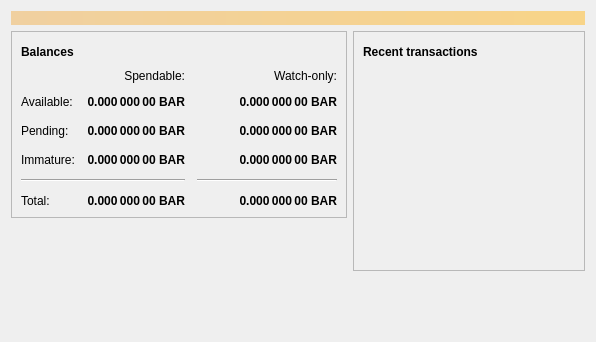
<?xml version="1.0" encoding="UTF-8"?>
<ui version="4.0">
 <class>OverviewPage</class>
 <widget class="QWidget" name="OverviewPage">
  <property name="geometry">
   <rect>
    <x>0</x>
    <y>0</y>
    <width>596</width>
    <height>342</height>
   </rect>
  </property>
  <property name="windowTitle">
   <string>Form</string>
  </property>
  <layout class="QVBoxLayout" name="topLayout">
   <item>
    <widget class="QLabel" name="labelAlerts">
     <property name="visible">
      <bool>false</bool>
     </property>
     <property name="styleSheet">
      <string notr="true">QLabel { background-color: qlineargradient(x1: 0, y1: 0, x2: 1, y2: 0, stop:0 #F0D0A0, stop:1 #F8D488); color:#000000; }</string>
     </property>
     <property name="wordWrap">
      <bool>true</bool>
     </property>
     <property name="margin">
      <number>3</number>
     </property>
     <property name="textInteractionFlags">
      <set>Qt::TextSelectableByMouse</set>
     </property>
    </widget>
   </item>
   <item>
    <layout class="QHBoxLayout" name="horizontalLayout" stretch="1,1">
     <item>
      <layout class="QVBoxLayout" name="verticalLayout_2">
       <item>
        <widget class="QFrame" name="frame">
         <property name="frameShape">
          <enum>QFrame::StyledPanel</enum>
         </property>
         <property name="frameShadow">
          <enum>QFrame::Raised</enum>
         </property>
         <layout class="QVBoxLayout" name="verticalLayout_4">
          <item>
           <layout class="QHBoxLayout" name="horizontalLayout_4">
            <item>
             <widget class="QLabel" name="label_5">
              <property name="font">
               <font>
                <weight>75</weight>
                <bold>true</bold>
               </font>
              </property>
              <property name="text">
               <string>Balances</string>
              </property>
             </widget>
            </item>
            <item>
             <widget class="QPushButton" name="labelWalletStatus">
              <property name="enabled">
               <bool>true</bool>
              </property>
              <property name="maximumSize">
               <size>
                <width>30</width>
                <height>16777215</height>
               </size>
              </property>
              <property name="toolTip">
               <string>The displayed information may be out of date. Your wallet automatically synchronizes with the Barcoin network after a connection is established, but this process has not completed yet.</string>
              </property>
              <property name="text">
               <string/>
              </property>
              <property name="icon">
               <iconset resource="../bitcoin.qrc">
                <normaloff>:/icons/warning</normaloff>
                <disabledoff>:/icons/warning</disabledoff>:/icons/warning</iconset>
              </property>
              <property name="iconSize">
               <size>
                <width>24</width>
                <height>24</height>
               </size>
              </property>
              <property name="flat">
               <bool>true</bool>
              </property>
             </widget>
            </item>
            <item>
             <spacer name="horizontalSpacer_3">
              <property name="orientation">
               <enum>Qt::Horizontal</enum>
              </property>
              <property name="sizeHint" stdset="0">
               <size>
                <width>40</width>
                <height>20</height>
               </size>
              </property>
             </spacer>
            </item>
           </layout>
          </item>
          <item>
           <layout class="QGridLayout" name="gridLayout">
            <property name="spacing">
             <number>12</number>
            </property>
            <item row="2" column="2">
             <widget class="QLabel" name="labelWatchPending">
              <property name="font">
               <font>
                <weight>75</weight>
                <bold>true</bold>
               </font>
              </property>
              <property name="cursor">
               <cursorShape>IBeamCursor</cursorShape>
              </property>
              <property name="toolTip">
               <string>Unconfirmed transactions to watch-only addresses</string>
              </property>
              <property name="text">
               <string notr="true">0.000 000 00 BAR</string>
              </property>
              <property name="alignment">
               <set>Qt::AlignRight|Qt::AlignTrailing|Qt::AlignVCenter</set>
              </property>
              <property name="textInteractionFlags">
               <set>Qt::LinksAccessibleByMouse|Qt::TextSelectableByKeyboard|Qt::TextSelectableByMouse</set>
              </property>
             </widget>
            </item>
            <item row="2" column="1">
             <widget class="QLabel" name="labelUnconfirmed">
              <property name="font">
               <font>
                <weight>75</weight>
                <bold>true</bold>
               </font>
              </property>
              <property name="cursor">
               <cursorShape>IBeamCursor</cursorShape>
              </property>
              <property name="toolTip">
               <string>Total of transactions that have yet to be confirmed, and do not yet count toward the spendable balance</string>
              </property>
              <property name="text">
               <string notr="true">0.000 000 00 BAR</string>
              </property>
              <property name="alignment">
               <set>Qt::AlignRight|Qt::AlignTrailing|Qt::AlignVCenter</set>
              </property>
              <property name="textInteractionFlags">
               <set>Qt::LinksAccessibleByMouse|Qt::TextSelectableByKeyboard|Qt::TextSelectableByMouse</set>
              </property>
             </widget>
            </item>
            <item row="3" column="2">
             <widget class="QLabel" name="labelWatchImmature">
              <property name="font">
               <font>
                <weight>75</weight>
                <bold>true</bold>
               </font>
              </property>
              <property name="cursor">
               <cursorShape>IBeamCursor</cursorShape>
              </property>
              <property name="toolTip">
               <string>Mined balance in watch-only addresses that has not yet matured</string>
              </property>
              <property name="text">
               <string notr="true">0.000 000 00 BAR</string>
              </property>
              <property name="alignment">
               <set>Qt::AlignRight|Qt::AlignTrailing|Qt::AlignVCenter</set>
              </property>
              <property name="textInteractionFlags">
               <set>Qt::LinksAccessibleByMouse|Qt::TextSelectableByKeyboard|Qt::TextSelectableByMouse</set>
              </property>
             </widget>
            </item>
            <item row="4" column="0" colspan="2">
             <widget class="Line" name="line">
              <property name="orientation">
               <enum>Qt::Horizontal</enum>
              </property>
             </widget>
            </item>
            <item row="4" column="2">
             <widget class="Line" name="lineWatchBalance">
              <property name="sizePolicy">
               <sizepolicy hsizetype="Preferred" vsizetype="Fixed">
                <horstretch>0</horstretch>
                <verstretch>0</verstretch>
               </sizepolicy>
              </property>
              <property name="minimumSize">
               <size>
                <width>140</width>
                <height>0</height>
               </size>
              </property>
              <property name="orientation">
               <enum>Qt::Horizontal</enum>
              </property>
             </widget>
            </item>
            <item row="5" column="0">
             <widget class="QLabel" name="labelTotalText">
              <property name="text">
               <string>Total:</string>
              </property>
             </widget>
            </item>
            <item row="3" column="1">
             <widget class="QLabel" name="labelImmature">
              <property name="font">
               <font>
                <weight>75</weight>
                <bold>true</bold>
               </font>
              </property>
              <property name="cursor">
               <cursorShape>IBeamCursor</cursorShape>
              </property>
              <property name="toolTip">
               <string>Mined balance that has not yet matured</string>
              </property>
              <property name="text">
               <string notr="true">0.000 000 00 BAR</string>
              </property>
              <property name="alignment">
               <set>Qt::AlignRight|Qt::AlignTrailing|Qt::AlignVCenter</set>
              </property>
              <property name="textInteractionFlags">
               <set>Qt::LinksAccessibleByMouse|Qt::TextSelectableByKeyboard|Qt::TextSelectableByMouse</set>
              </property>
             </widget>
            </item>
            <item row="2" column="3">
             <spacer name="horizontalSpacer_2">
              <property name="orientation">
               <enum>Qt::Horizontal</enum>
              </property>
              <property name="sizeHint" stdset="0">
               <size>
                <width>40</width>
                <height>20</height>
               </size>
              </property>
             </spacer>
            </item>
            <item row="3" column="0">
             <widget class="QLabel" name="labelImmatureText">
              <property name="text">
               <string>Immature:</string>
              </property>
             </widget>
            </item>
            <item row="5" column="1">
             <widget class="QLabel" name="labelTotal">
              <property name="font">
               <font>
                <weight>75</weight>
                <bold>true</bold>
               </font>
              </property>
              <property name="cursor">
               <cursorShape>IBeamCursor</cursorShape>
              </property>
              <property name="toolTip">
               <string>Your current total balance</string>
              </property>
              <property name="text">
               <string notr="true">0.000 000 00 BAR</string>
              </property>
              <property name="alignment">
               <set>Qt::AlignRight|Qt::AlignTrailing|Qt::AlignVCenter</set>
              </property>
              <property name="textInteractionFlags">
               <set>Qt::LinksAccessibleByMouse|Qt::TextSelectableByKeyboard|Qt::TextSelectableByMouse</set>
              </property>
             </widget>
            </item>
            <item row="5" column="2">
             <widget class="QLabel" name="labelWatchTotal">
              <property name="font">
               <font>
                <weight>75</weight>
                <bold>true</bold>
               </font>
              </property>
              <property name="cursor">
               <cursorShape>IBeamCursor</cursorShape>
              </property>
              <property name="toolTip">
               <string>Current total balance in watch-only addresses</string>
              </property>
              <property name="text">
               <string notr="true">0.000 000 00 BAR</string>
              </property>
              <property name="alignment">
               <set>Qt::AlignRight|Qt::AlignTrailing|Qt::AlignVCenter</set>
              </property>
              <property name="textInteractionFlags">
               <set>Qt::LinksAccessibleByMouse|Qt::TextSelectableByKeyboard|Qt::TextSelectableByMouse</set>
              </property>
             </widget>
            </item>
            <item row="0" column="2">
             <widget class="QLabel" name="labelWatchonly">
              <property name="text">
               <string>Watch-only:</string>
              </property>
              <property name="alignment">
               <set>Qt::AlignRight|Qt::AlignTrailing|Qt::AlignVCenter</set>
              </property>
             </widget>
            </item>
            <item row="1" column="0">
             <widget class="QLabel" name="labelBalanceText">
              <property name="text">
               <string>Available:</string>
              </property>
             </widget>
            </item>
            <item row="1" column="1">
             <widget class="QLabel" name="labelBalance">
              <property name="font">
               <font>
                <weight>75</weight>
                <bold>true</bold>
               </font>
              </property>
              <property name="cursor">
               <cursorShape>IBeamCursor</cursorShape>
              </property>
              <property name="toolTip">
               <string>Your current spendable balance</string>
              </property>
              <property name="text">
               <string notr="true">0.000 000 00 BAR</string>
              </property>
              <property name="alignment">
               <set>Qt::AlignRight|Qt::AlignTrailing|Qt::AlignVCenter</set>
              </property>
              <property name="textInteractionFlags">
               <set>Qt::LinksAccessibleByMouse|Qt::TextSelectableByKeyboard|Qt::TextSelectableByMouse</set>
              </property>
             </widget>
            </item>
            <item row="1" column="2">
             <widget class="QLabel" name="labelWatchAvailable">
              <property name="font">
               <font>
                <weight>75</weight>
                <bold>true</bold>
               </font>
              </property>
              <property name="cursor">
               <cursorShape>IBeamCursor</cursorShape>
              </property>
              <property name="toolTip">
               <string>Your current balance in watch-only addresses</string>
              </property>
              <property name="text">
               <string notr="true">0.000 000 00 BAR</string>
              </property>
              <property name="alignment">
               <set>Qt::AlignRight|Qt::AlignTrailing|Qt::AlignVCenter</set>
              </property>
              <property name="textInteractionFlags">
               <set>Qt::LinksAccessibleByMouse|Qt::TextSelectableByKeyboard|Qt::TextSelectableByMouse</set>
              </property>
             </widget>
            </item>
            <item row="2" column="0">
             <widget class="QLabel" name="labelPendingText">
              <property name="text">
               <string>Pending:</string>
              </property>
             </widget>
            </item>
            <item row="0" column="1">
             <widget class="QLabel" name="labelSpendable">
              <property name="text">
               <string>Spendable:</string>
              </property>
              <property name="alignment">
               <set>Qt::AlignRight|Qt::AlignTrailing|Qt::AlignVCenter</set>
              </property>
             </widget>
            </item>
           </layout>
          </item>
         </layout>
        </widget>
       </item>
       <item>
        <spacer name="verticalSpacer">
         <property name="orientation">
          <enum>Qt::Vertical</enum>
         </property>
         <property name="sizeHint" stdset="0">
          <size>
           <width>20</width>
           <height>40</height>
          </size>
         </property>
        </spacer>
       </item>
      </layout>
     </item>
     <item>
      <layout class="QVBoxLayout" name="verticalLayout_3">
       <item>
        <widget class="QFrame" name="frame_2">
         <property name="frameShape">
          <enum>QFrame::StyledPanel</enum>
         </property>
         <property name="frameShadow">
          <enum>QFrame::Raised</enum>
         </property>
         <layout class="QVBoxLayout" name="verticalLayout">
          <item>
           <layout class="QHBoxLayout" name="horizontalLayout_2">
            <item>
             <widget class="QLabel" name="label_4">
              <property name="font">
               <font>
                <weight>75</weight>
                <bold>true</bold>
               </font>
              </property>
              <property name="text">
               <string>Recent transactions</string>
              </property>
             </widget>
            </item>
            <item>
             <widget class="QPushButton" name="labelTransactionsStatus">
              <property name="enabled">
               <bool>true</bool>
              </property>
              <property name="maximumSize">
               <size>
                <width>30</width>
                <height>16777215</height>
               </size>
              </property>
              <property name="toolTip">
               <string>The displayed information may be out of date. Your wallet automatically synchronizes with the Barcoin network after a connection is established, but this process has not completed yet.</string>
              </property>
              <property name="text">
               <string/>
              </property>
              <property name="icon">
               <iconset resource="../bitcoin.qrc">
                <normaloff>:/icons/warning</normaloff>
                <disabledoff>:/icons/warning</disabledoff>:/icons/warning</iconset>
              </property>
              <property name="iconSize">
               <size>
                <width>24</width>
                <height>24</height>
               </size>
              </property>
              <property name="flat">
               <bool>true</bool>
              </property>
             </widget>
            </item>
            <item>
             <spacer name="horizontalSpacer">
              <property name="orientation">
               <enum>Qt::Horizontal</enum>
              </property>
              <property name="sizeHint" stdset="0">
               <size>
                <width>40</width>
                <height>20</height>
               </size>
              </property>
             </spacer>
            </item>
           </layout>
          </item>
          <item>
           <widget class="QListView" name="listTransactions">
            <property name="styleSheet">
             <string notr="true">QListView { background: transparent; }</string>
            </property>
            <property name="frameShape">
             <enum>QFrame::NoFrame</enum>
            </property>
            <property name="verticalScrollBarPolicy">
             <enum>Qt::ScrollBarAlwaysOff</enum>
            </property>
            <property name="horizontalScrollBarPolicy">
             <enum>Qt::ScrollBarAlwaysOff</enum>
            </property>
            <property name="selectionMode">
             <enum>QAbstractItemView::NoSelection</enum>
            </property>
           </widget>
          </item>
         </layout>
        </widget>
       </item>
       <item>
        <spacer name="verticalSpacer_2">
         <property name="orientation">
          <enum>Qt::Vertical</enum>
         </property>
         <property name="sizeHint" stdset="0">
          <size>
           <width>20</width>
           <height>40</height>
          </size>
         </property>
        </spacer>
       </item>
      </layout>
     </item>
    </layout>
   </item>
  </layout>
 </widget>
 <resources/>
 <connections/>
</ui>
